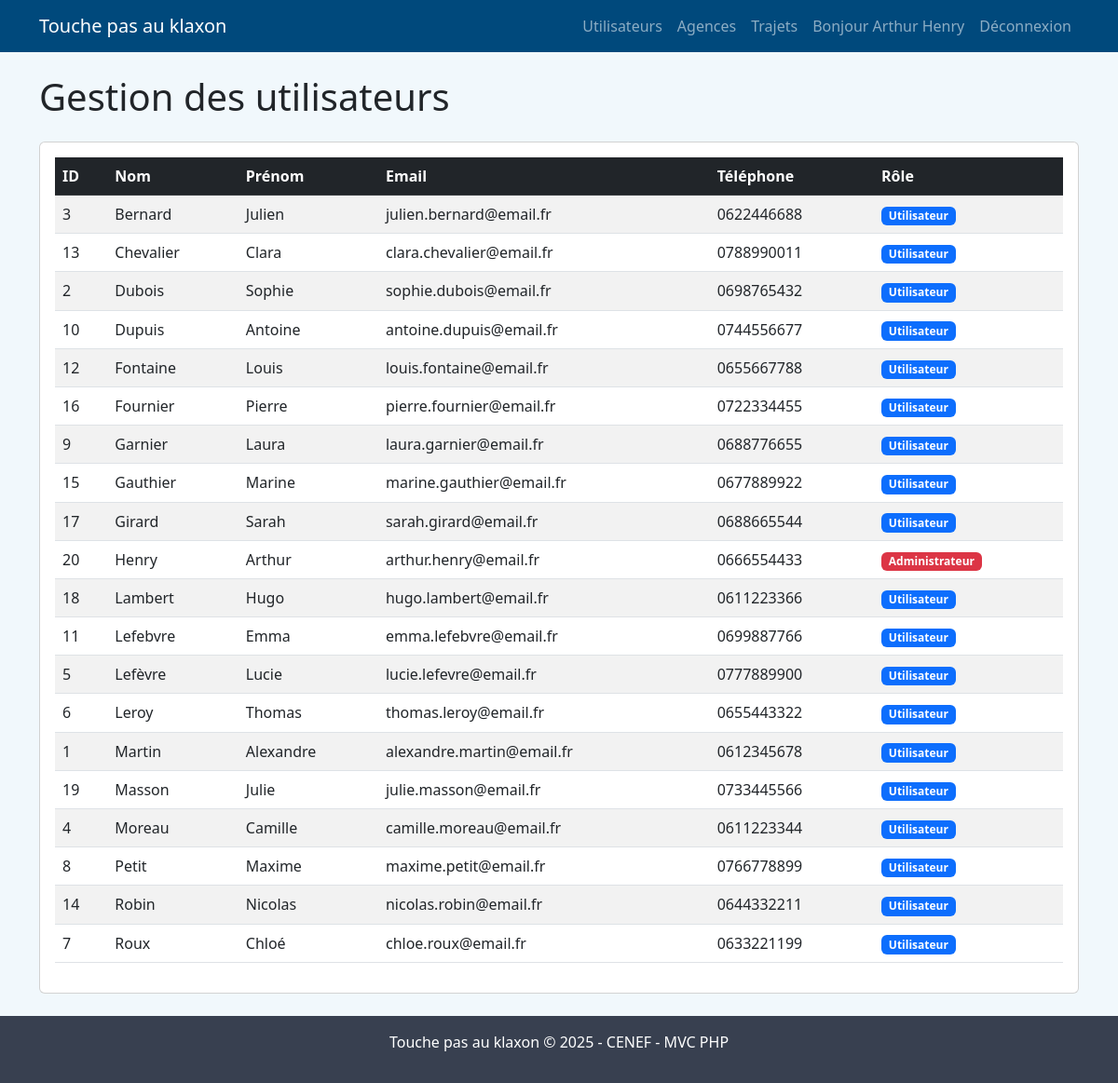
The page /?route=admin_users (signed in) on the database as committed earlier.
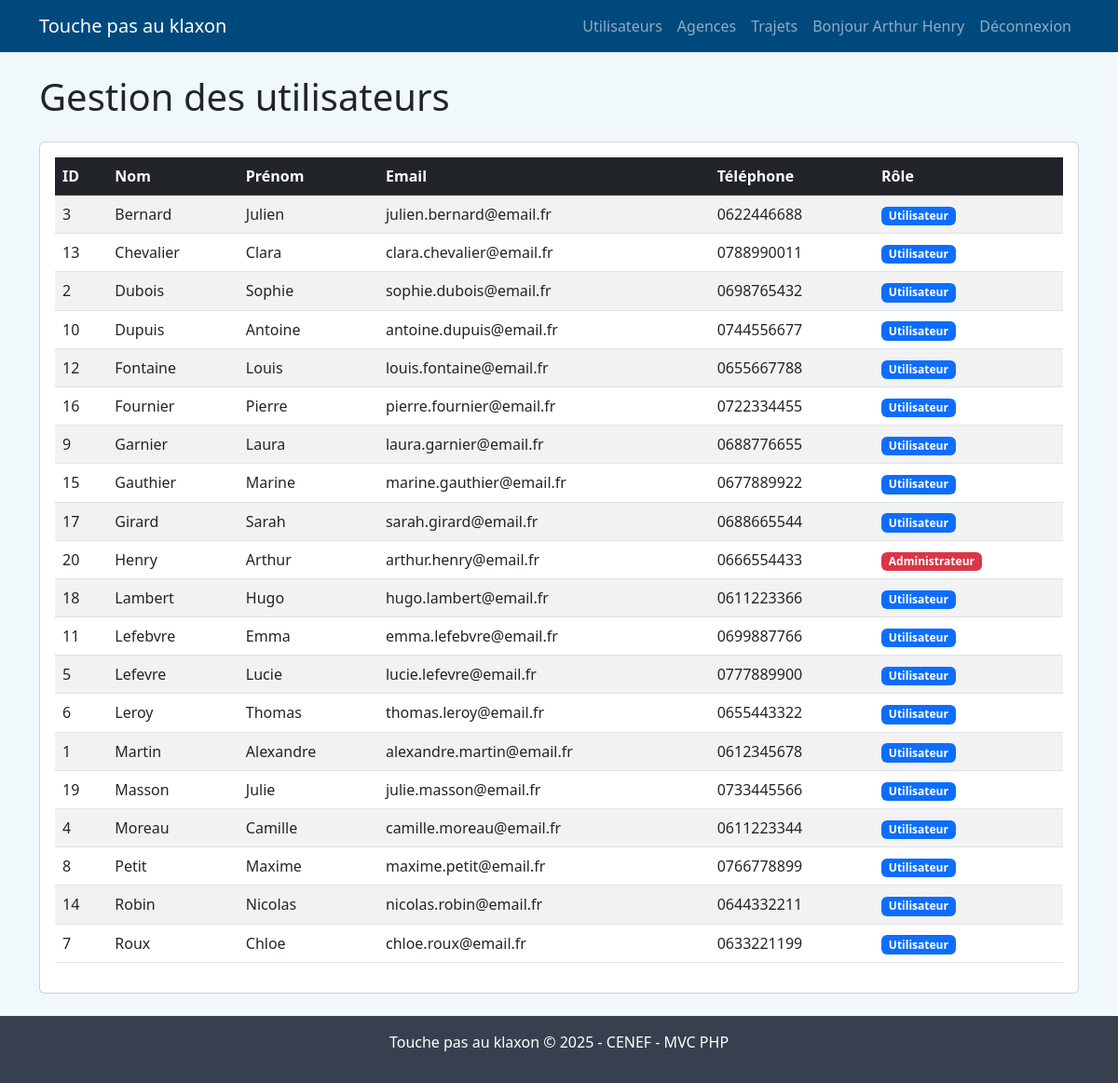
The same page on the database as committed later.
### tables this page shows
CREATE TABLE utilisateur (
    id INT AUTO_INCREMENT PRIMARY KEY,
    nom VARCHAR(50) NOT NULL,
    prenom VARCHAR(50) NOT NULL,
    telephone VARCHAR(15) NOT NULL,
    email VARCHAR(100) NOT NULL UNIQUE,
    role ENUM('admin', 'user') NOT NULL DEFAULT 'user',
    password VARCHAR(255) NOT NULL,
    created_at TIMESTAMP DEFAULT CURRENT_TIMESTAMP
);

### controllers/AdminController.php (called while the page is built, shortened)
<?php
class AdminController
{
    public function users()
    {
        $userModel = new \Models\User();
        $users = $userModel->getAll();
        require_once '../views/admin/users.php';
    }
}

### public/index.php (called while the page is built, shortened)
<?php
require_once '../config/database.php';
require_once '../routes/web.php';

### config/database.php (called while the page is built, shortened)
<?php
class Database
{
    private $host = DB_HOST;
    private $user = DB_USER;
    private $pass = DB_PASS;
    private $dbname = DB_NAME;
    private $dbh;
    private $stmt;
    public function __construct()
    {
        $dsn = 'mysql:host=' . $this->host . ';dbname=' . $this->dbname . ';charset=utf8mb4';
        $options = array(
            PDO::ATTR_PERSISTENT => true,
            PDO::ATTR_ERRMODE => PDO::ERRMODE_EXCEPTION,
            PDO::ATTR_DEFAULT_FETCH_MODE => PDO::FETCH_OBJ,
            PDO::ATTR_EMULATE_PREPARES => false
        );
        try {
            $this->dbh = new PDO($dsn, $this->user, $this->pass, $options);
            $this->dbh->exec("SET NAMES 'utf8mb4'");
        } catch (PDOException $e) {
            $this->error = $e->getMessage();
            die('Erreur de connexion à la base de données : ' . $this->error . '<br>' .
                'Vérifiez vos paramètres dans config/config.php');
        }
    }
    public function query($sql)
    {
        $this->stmt = $this->dbh->prepare($sql);
    }
    public function execute()
    {
        try {
            return $this->stmt->execute();
        } catch (PDOException $e) {
            throw new Exception("Erreur d'exécution de la requête : " . $e->getMessage());
        }
    }
    public function resultSet()
    {
        $this->execute();
        return $this->stmt->fetchAll();
    }
}

### models/User.php (called while the page is built, shortened)
<?php
class User
{
    private $db;
    public function __construct()
    {
        $this->db = new \Database();
    }
    public function getAll()
    {
        $this->db->query("SELECT * FROM utilisateur ORDER BY nom, prenom");
        return $this->db->resultSet();
    }
}

### views/admin/users.php (the view, shortened to what this page needs)
<h1 class="mb-4">Gestion des utilisateurs</h1>
<div class="card">
    <div class="card-body">
        <div class="table-responsive">
            <table class="table table-striped table-hover">
                <thead class="table-dark">
                    <tr>
                        <th>ID</th>
                        <th>Nom</th>
                        <th>Prénom</th>
                        <th>Email</th>
                        <th>Téléphone</th>
                        <th>Rôle</th>
                    </tr>
                </thead>
                <tbody>
                    <?php if (empty($users)): ?>
                        <tr>
                            <td colspan="6">Aucun utilisateur trouvé.</td>
                        </tr>
                    <?php else: ?>
                        <?php foreach ($users as $user): ?>
                            <tr>
                                <td><?= $user->id ?></td>
                                <td><?= htmlspecialchars($user->nom) ?></td>
                                <td><?= htmlspecialchars($user->prenom) ?></td>
                                <td><?= htmlspecialchars($user->email) ?></td>
                                <td><?= htmlspecialchars($user->telephone) ?></td>
                                <td>
                                    <span class="badge <?= $user->role === 'admin' ? 'bg-danger' : 'bg-primary' ?>">
                                        <?= $user->role === 'admin' ? 'Administrateur' : 'Utilisateur' ?>
                                    </span>
                                </td>
                            </tr>
                        <?php endforeach; ?>
                    <?php endif; ?>
                </tbody>
            </table>
        </div>
    </div>
</div>
<?php
require_once '../views/layouts/default.php';
?>

Rows that differ between the two databases and show on the page:
changed utilisateur "Lucie": nom "Lefèvre" → "Lefevre"
changed utilisateur "Roux": prenom "Chloé" → "Chloe"
